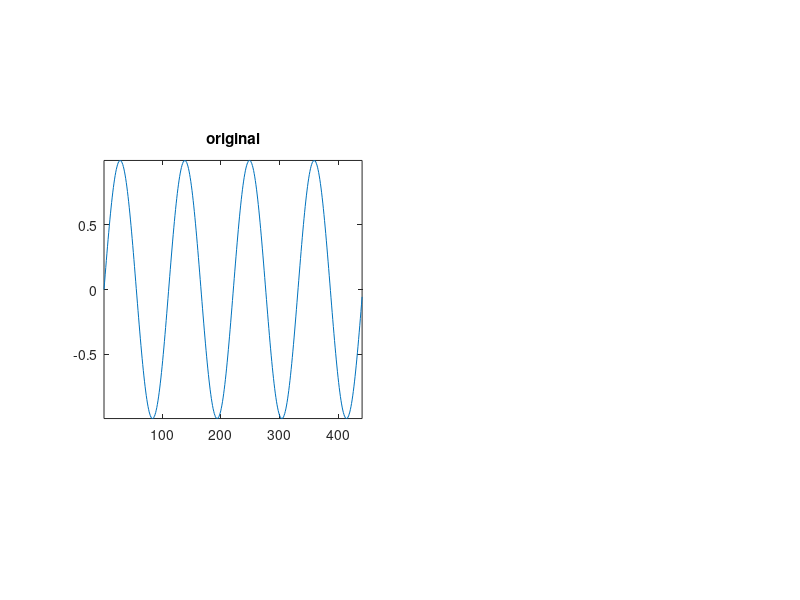

The MATLAB source for this figure: (Note: this script raises an error after producing the figure.)
Fs = 44100;
dt = 1/Fs;
t = 0:dt:0.01-dt;
signal = sin(2*pi*400*t);
n = length(signal);
figure(1), subplot(1,2,1), plot(signal), title('original'), axis square, axis tight

dcmat = dct_coef(n);
dc = dcmat*signal';
reconstructed = (dcmat'*dc)';
subplot(1,2,2), plot(reconstructed), title('reconstructed'), axis square, axis tight